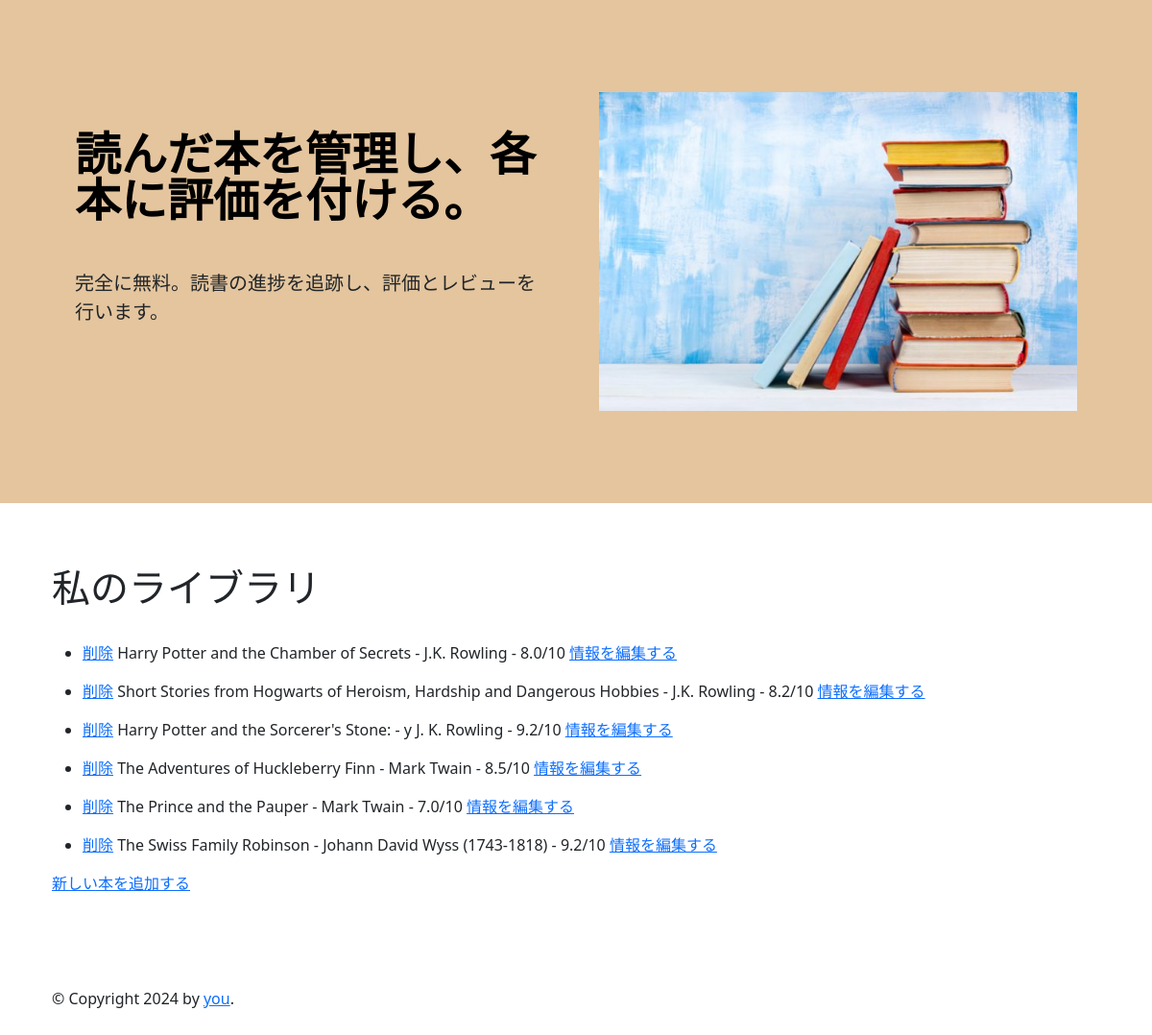
The app's page /, older data.
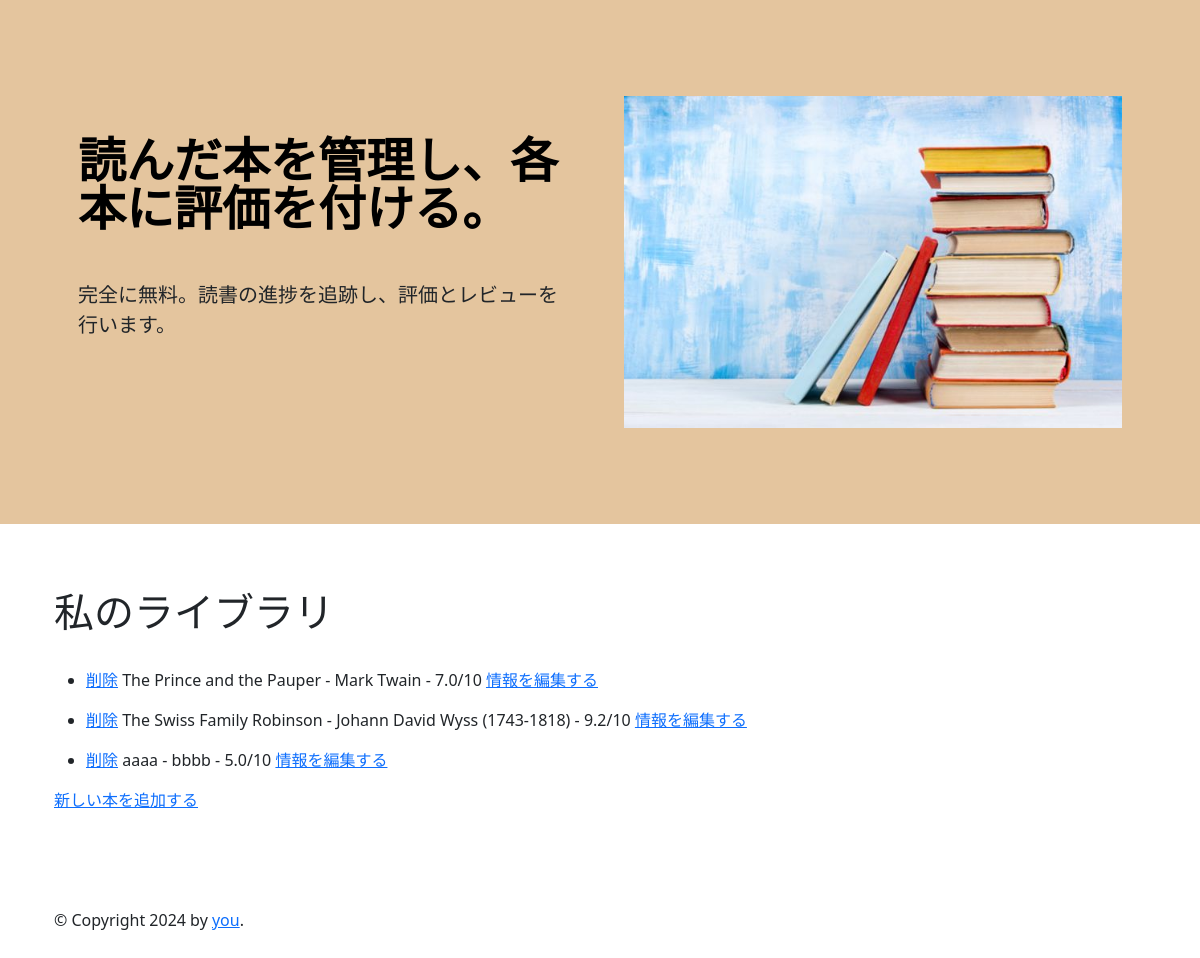
The same page, newer data.
### main.py (models this page shows, shortened)
class Book(db.Model):
    id = db.Column('id', db.Integer, primary_key=True)
    title = db.Column(db.String(100), unique=True, nullable=False)
    author = db.Column(db.String(250), unique=False, nullable=False)
    rating = db.Column(db.Float(), unique=False, nullable=False)

### main.py (the view)
@app.route('/')
def home():
    result = db.session.execute(db.select(Book).order_by(Book.title)).scalars().all()
    print(result)
    print(result)
    return render_template('index.html', books=result)

### templates/index.html (shortened to what this page needs)
<!DOCTYPE html>
{% extends "base.html" %}
{% block head %}
{{ super() }}
{% endblock %}
{% block content %}
<h1 class=py-3>私のライブラリ</h1>
<ul>
  {% for book in books %}
  <li class=my-3>
    <a href="{{ url_for('delete', id_number=book['id']) }}">削除</a>
    {{ book['title'] }} - {{ book['author'] }} - {{ book['rating'] }}/10
    <a href="{{ url_for('edit', id_number=book['id']) }}">情報を編集する</a>
  </li>
  {% endfor %}
</ul>
<a href="{{ url_for('add') }}">新しい本を追加する</a>
{% endblock %}

Row changes from the older to the newer data that the page shows:
removed Book: title "Harry Potter and the Chamber of Secrets", author "J.K. Rowling", rating "8.0"
removed Book: title "Short Stories from Hogwarts of Heroism, Hardship and Dangerous Hobbies", author "J.K. Rowling", rating "8.2"
removed Book: title "Harry Potter and the Sorcerer's Stone:", author "y J. K. Rowling", rating "9.2"
removed Book: title "The Adventures of Huckleberry Finn", author "Mark Twain", rating "8.5"
added Book: title "aaaa", author "bbbb", rating "5.0"
